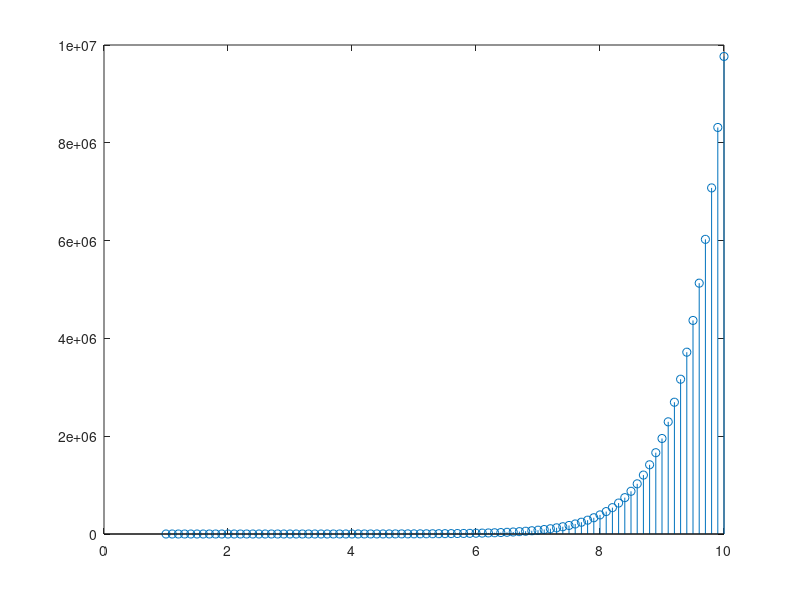

Recreate this plot in MATLAB.
close all;
t = 1:0.1:10;
a = input('Enter a: ');
% unlike in continuous real exponents e^(at), discrete terms have a^(n)
y = a.^t;
stem(t,y);